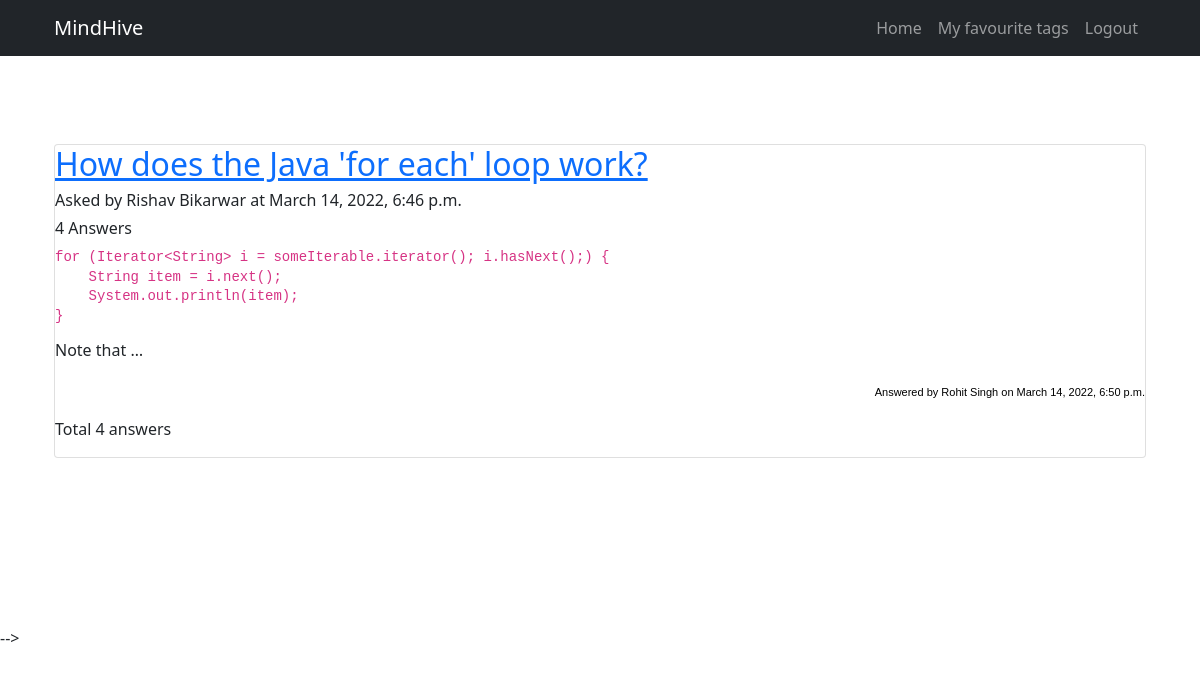
Before: /home/ (signed in) with the older database file.
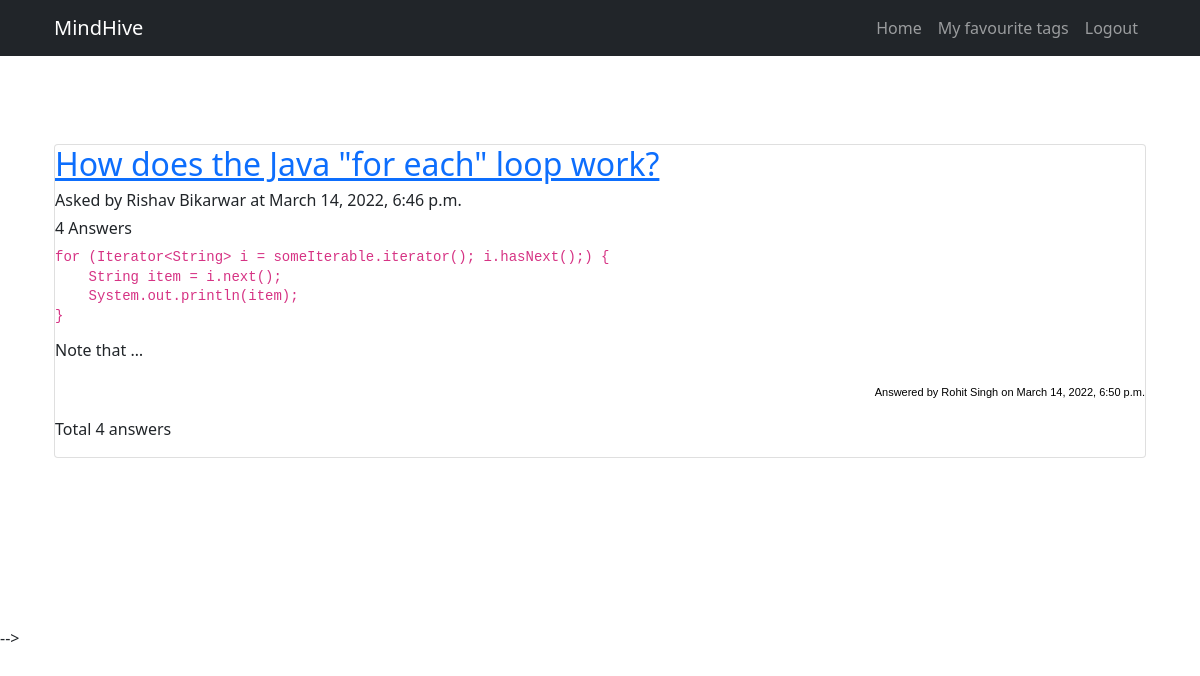
After: the same page with the newer database file.
### questions/models.py (models this page shows, shortened)
class Question(Content):
    title = models.CharField(max_length=200)
    tags = models.ManyToManyField(to='tags.Tag', blank=True)
    viewedBy = models.ManyToManyField(to='users.User', related_name='viewedBy', blank=True)

### home/models.py (models this page shows, shortened)
class Content(models.Model):
    text = RichTextField()
    author = models.ForeignKey(to='users.User', on_delete=models.SET_NULL, related_name='author', null=True)
    anonymous = models.BooleanField(default=False)
    pub_date = models.DateTimeField('date published', default=datetime.now())
    likedBy = models.ManyToManyField(to='users.User', related_name='likedBy', blank=True)
    dislikedBy = models.ManyToManyField(to='users.User', related_name='dislikedBy', blank=True)
    def get_author_name(self):
        if self.anonymous:
            return 'Anonymous User'
        else:
            return self.author.name

### users/models.py (models this page shows, shortened)
class User(AbstractUser):
    username = models.CharField(max_length=20,blank=False)
    email = models.EmailField(
        verbose_name='email address',
        max_length=255,
        unique=True,
        blank=False,
    )
    name = models.CharField(max_length=20, blank=True, null=True)
    roll_no=models.CharField(max_length=8, blank=True, null=True)
    profile_image = models.ImageField(upload_to='profile_image', default='default.jpg')
    blocked = models.BooleanField(default=False)
    followingQuestions = models.ManyToManyField(to='questions.Question', related_name='users_following', blank=True)
    bookmarkQuestions = models.ManyToManyField(to='questions.Question', related_name='users_bookmarked', blank=True)
    favouriteTags = models.ManyToManyField(to='tags.Tag', blank=True)
    notifications = models.ManyToManyField(to='notifications.Notification', blank=True)
    objects = UserInfoManager()
    USERNAME_FIELD = 'email'
    REQUIRED_FIELDS = ['username' ]

### answers/models.py (models this page shows)
class Answer(Content):
    to_question = models.ForeignKey(to='questions.Question', on_delete=models.CASCADE)

### home/views.py (the view)
# urls.py: path('', views.view, name='view_home'),
@login_required(login_url='users:login')
def view(request):
    user = User.objects.filter(id = request.user.id).values_list('favouriteTags')
    interestQues = Question.objects.filter(tags__in = user).distinct()
    return render(request, 'home/home.html', {'questions' : interestQues})

### home/templates/home/home.html
{% extends 'base.html' %}
    {%block insert_content%}
    <section>
    <div class="container">
    {% if questions %}
    {%for ques in questions%}
    <div class="card">
      <a href="{% url 'questions:view_question' question_id=ques.id %}">
        <h2>{{ques.title}}</h2>
        </a>
        <h6>Asked by {{ques.get_author_name}} at {{ques.pub_date}}</h6>
        <h6>{{ques.answer_set.all.count}} Answers</h6>
        {% for ans in ques.answer_set.all|slice:":1" %}
        <h6>{{ans.text|safe|truncatewords:20}}</h6>
        <p style="color:black; font-family:Arial; font-size:11px; text-align: right;">Answered by {{ans.get_author_name}} on {{ans.pub_date}}</p>
        <p>Total {{ques.answer_set.all.count}} answers</p>
        {% endfor %}
    </div>
    <br/>
    {%endfor%}
    {% else %}
    <h2>No questions to display. Please select your favouriteTags</h2>
    {% endif %}
    </div>
    </section>
    {%endblock%}

### templates/base.html (shortened to what this page needs)
<!DOCTYPE html>
{% load static %}
<html lang="en">
    <head>
        <link href="{% static 'MindHive/css/master.css'%}" rel="stylesheet" />
    </head>
    <body id="page-top">
        <nav class="navbar navbar-expand-lg navbar-dark bg-dark fixed-top" id="mainNav">
            <div class="container px-4">
                <a class="navbar-brand" href="#page-top">MindHive</a>
                <div class="collapse navbar-collapse" id="navbarResponsive">
		                <ul class="navbar-nav ms-auto">
                   {% if user.is_authenticated %}
                    <li class="nav-item"><a href="#" class="nav-link">Home</a></li>
                    <li class="nav-item"><a href="{% url 'users:addtags' %}" class="nav-link">My favourite tags</a></li>
                    <li class="nav-item"><a class="nav-link" href="{% url 'users:logout' %}">Logout</a></li>
                    {% else %}
                    <li class="nav-item"><a class="nav-link" href="{% url 'users:login' %}">Login</a></li>
                    <li class="nav-item"><a class="nav-link" href="{% url 'users:signup' %}">Sign Up</a></li>
                    {% endif %}
		                </ul>
                </div>
            </div>
        </nav>
        <div class='container'>
        {% block insert_content %}
        {% endblock %}
      </div>
  </body>
</html>

### templates/footer.html (shortened to what this page needs)
{% load static %}

Changed rows visible on the page:
changed Question "Rishav Bikarwar": title "How does the Java 'for each' loop work?" → "How does the Java \"for each\" loop work?"
